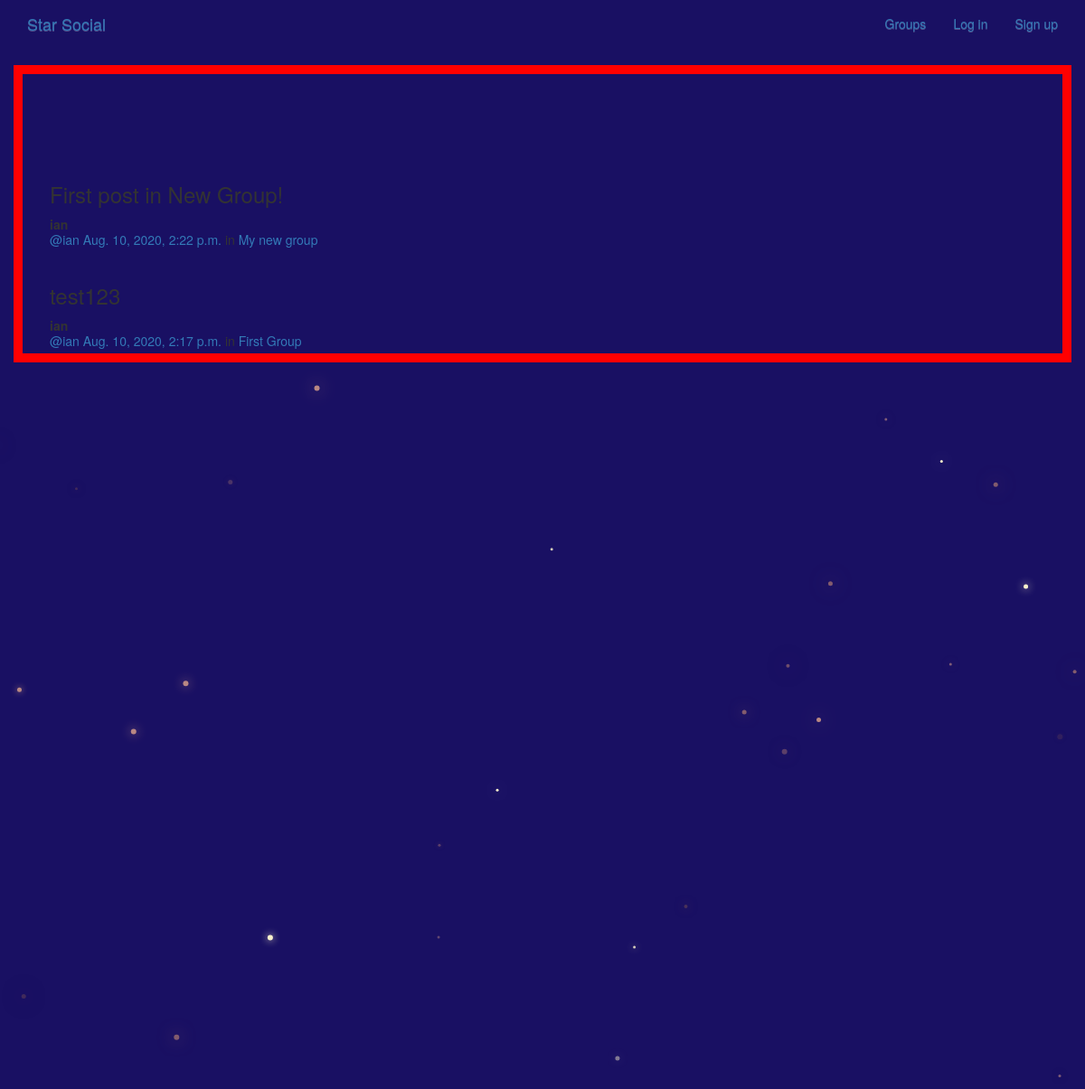
/posts/, run on the app's committed database.
### posts/models.py (models this page shows, shortened)
class Post(models.Model):
    user = models.ForeignKey(User, related_name="posts",
                             on_delete=models.CASCADE)
    created_at = models.DateTimeField(auto_now=True)
    message = models.TextField()
    message_html = models.TextField(editable=False)
    group = models.ForeignKey(
        Group, related_name="posts", null=True, blank=True, on_delete=models.CASCADE)
    class Meta:
        ordering = ["-created_at"]
        unique_together = ["user", "message"]

### groups/models.py (models this page shows, shortened)
class Group(models.Model):
    name = models.CharField(max_length=255, unique=True)
    slug = models.SlugField(allow_unicode=True, unique=True)
    description = models.TextField(blank=True, default='')
    description_html = models.TextField(editable=False, default='', blank=True)
    members = models.ManyToManyField(User, through="GroupMember")
    class Meta:
        ordering = ["name"]

### posts/views.py (the view)
class PostList(SelectRelatedMixin, generic.ListView):
    model = models.Post
    select_related = ("user", "group")

### posts/templates/posts/post_list.html (shortened to what this page needs)
{% extends "posts/post_base.html" %}
{% block post_content %}
<div class="col-md-8">
    {% for post in post_list %}
        {% include "posts/_post.html" %}
	{% endfor %}
</div>
{% endblock %}

### posts/templates/posts/_post.html (shortened to what this page needs)
<div class="post media">
	<h3>{{ post.message_html|safe }}</h3>
	<div class="media-body">
		<strong>{{ post.user.username }}</strong>
		<h5 class="media-heading">
			<span class="username"><a href="{% url 'posts:for_user' username=post.user.username %}">@{{ post.user.username }}</a></span>
			<time class="time"><a href="{% url 'posts:single' username=post.user.username pk=post.pk %}">{{ post.created_at }}</a></time>
			{% if post.group %}
			<span class="group-name">in <a href="#">{{ post.group.name }}</a></span>
			{% endif %}
		</h5>
	</div>
</div>

### static/css/master.css (style rules this page uses)
html, body { height: 100%; width: 100%; overflow: hidden; background: #191063; margin: 0; }

### data on the page
Post: message_html "First post in New Group!", user.username "ian", created_at "Aug. 10, 2020, 2:22 p.m.", group.name "My new group"
Post: message_html "test123", user.username "ian", created_at "Aug. 10, 2020, 2:17 p.m.", group.name "First Group"
